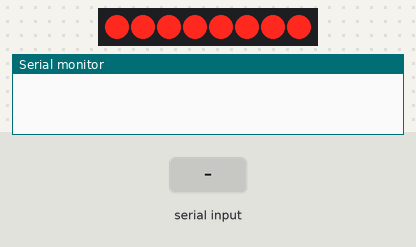
A sketch run on a simulated Arduino Uno, built with avr-gcc and run on an emulated ATmega328P. On the bench: 8 shift-register outputs drawn as a row of LEDs (first output left, lit = HIGH), the last lines printed to the serial monitor. Wiring (inferred from the names in the program): shift register (74HC595): data pin 12; shift clock pin 9; latch pin 11. Wiring (inferred from the signals the program sends): row of LEDs: on Q0, Q1, Q2, Q3, Q4, Q5, Q6, Q7. Inputs (shaded band) come from the test bench.

Above: at 1.2 s.
1.3 s: "1\n" received over Serial
At 1.9 s:
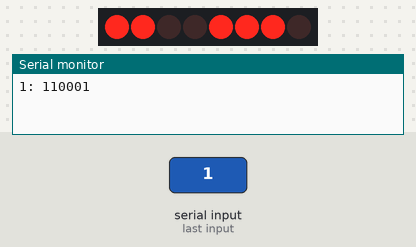
Timing chart, 0 to 14.8 s (numbered marks = the images above; inputs shaded):
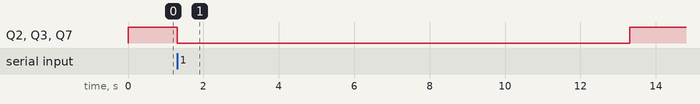

Measured:
- after the input at 1.3 s, Q2, Q3, Q7: HIGH → LOW at once, → HIGH 12.0 s later

The sketch:

practica_8.2.ino
```cpp
int latchPin = 11;      // (11) ST_CP [RCK] on 74HC595
int clockPin = 9;      // (9) SH_CP [SCK] on 74HC595
int dataPin = 12;     // (12) DS [S1] on 74HC595

void updateShiftRegister(byte leds){
   shiftOut(dataPin, clockPin, LSBFIRST, leds);
}


void imprimeixText(String text){
  for(int i=0; i < text.length(); i++){
      char data = text.charAt(i);

      Serial.print(data);
      Serial.print(": ");
      Serial.println(data, BIN);

      digitalWrite(latchPin, LOW);
      for (int j = 0; j < 8; j++){
        updateShiftRegister(data);
      }
      digitalWrite(latchPin, HIGH);
      delay(2000);
   }
}

void apagarho(){
  byte r = 0;
  digitalWrite(latchPin, LOW);
  updateShiftRegister(r);
  digitalWrite(latchPin, HIGH);
}

void setup() {
  pinMode(latchPin, OUTPUT);
  pinMode(dataPin, OUTPUT);
  pinMode(clockPin, OUTPUT);
  digitalWrite(latchPin, LOW);
  Serial.begin(9600);
}

void loop() {
  if (Serial.available()){
    String text = Serial.readStringUntil('\n');
    imprimeixText(text);
    delay(10000);
    //apaga-ho tot
    apagarho();
  }
}
```
